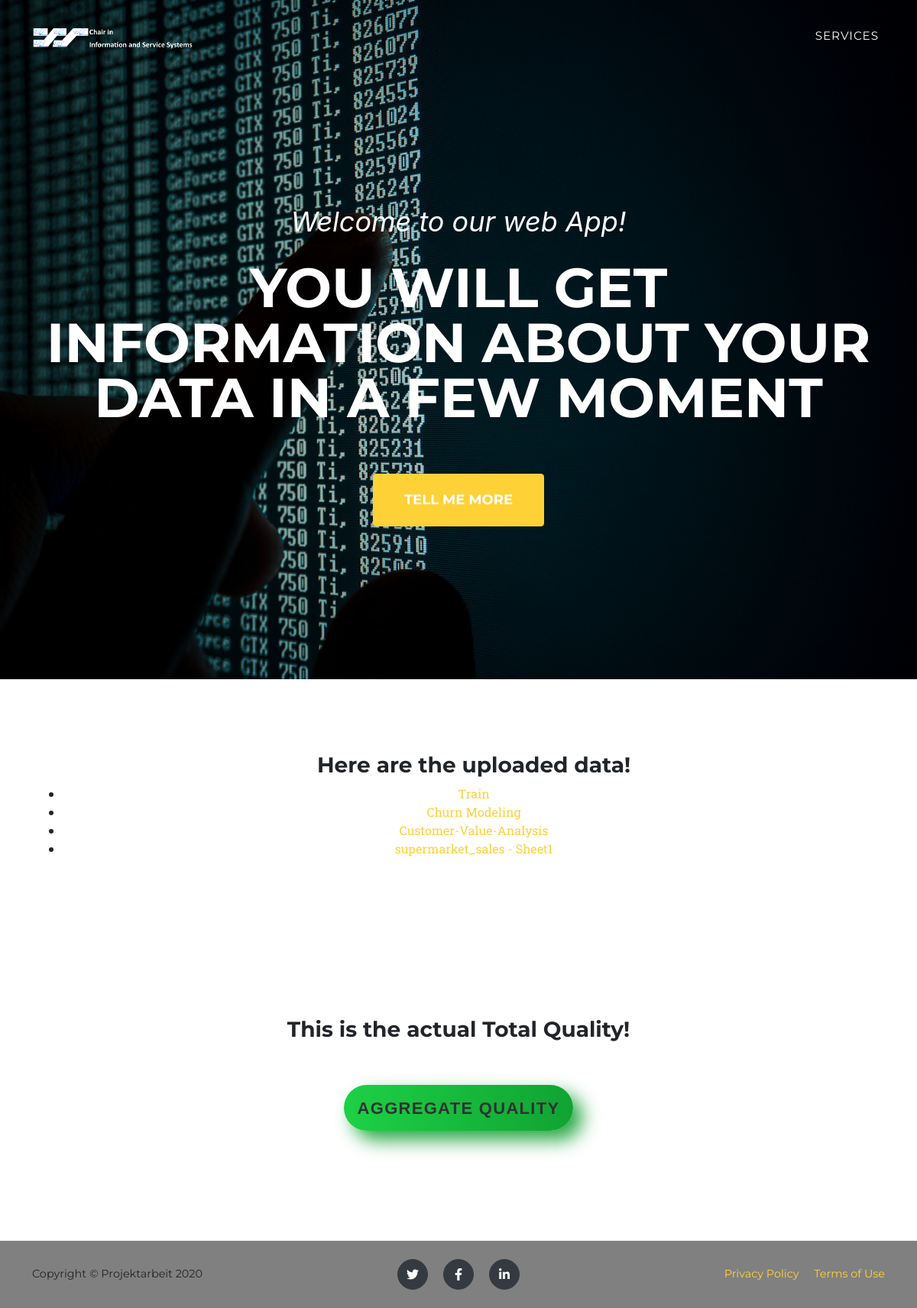
Screenshot of /datein/ with the database file from the repository.
### datein/models.py (models this page shows, shortened)
class Dataset(models.Model):
    name = models.TextField(null=False)
    file_name = models.CharField(max_length=255)
    information = models.TextField(null=False)

### datein/views.py (the view)
# urls.py: path('', views.index, name='index'),
def index(request):
    data = Dataset.objects.all().values()
    result = []
    for data_object in data:
        for key, val in data_object.items():
            try:
                data_object[key] = json.loads(val)
            except Exception:
                continue
        result.append(data_object)
    context = dict(data=result)
    return render(request, 'datein/index.html', context)

### datein/templates/datein/index.html (shortened to what this page needs)
<!DOCTYPE html>
<html lang="en">
    <head>
        {% load static %}
        <link href="{% static 'Boostrap/css/styles.css' %}" rel="stylesheet">
        <link href= "{%static 'css/base.css'%}" rel= "stylesheet">
    </head>
    <body id="page-top">
        <nav class="navbar navbar-expand-lg navbar-dark fixed-top" id="mainNav">
            <div class="container">
                <a class="navbar-brand js-scroll-trigger" href= "  "><img src="{% static 'Boostrap/assets/img/ISS_datasciense2-removebg.png' %}"  alt="" /></a>
               <div class="collapse navbar-collapse" id="navbarResponsive">
                    <ul class="navbar-nav text-uppercase ml-auto">
                        <li class="nav-item"><a class="nav-link js-scroll-trigger" href="#services">Services</a></li>
                    </ul>
                </div>
            </div>
        </nav>
        <header class="masthead">
            <div class="container">
                <div class="masthead-subheading">Welcome to our web App!</div>
                <div class="masthead-heading text-uppercase"> you will get information about your Data in a few moment </div>
                <a class="btn btn-primary btn-xl text-uppercase js-scroll-trigger" href="#services">Tell Me More</a>
            </div>
        </header>
        <section class="page-section" id="services">
            <div class="container">
                <div class="text-center">
                   <div id=" inf_bag1">
                    <ul>
                        <h3>Here are the uploaded data! </h3>
                    {% for d in data %}
                       <li><a href="detail/{{d.id}}">{{d.name}}</a></li>
                    {% endfor %}
                    </ul>
                   </div>
                </div>
            </div>
        </section>
        <section class="page-section" id="Aggregate">
            <div class="container">
                <div class="text-center">
                    <div id="inf_bag2">
                        <h3>This is the actual Total Quality! </h3>
                        <button class="BigButton" onclick="quality(full_data)">Aggregate Quality</button></br>
                    </div>
                </div>
            </div>
        </section>
        <footer class="footer py-4">
            <div class="container">
                <div class="row align-items-center">
                    <div class="col-lg-4 text-lg-left">Copyright © Projektarbeit 2020</div>
                    <div class="col-lg-4 my-3 my-lg-0">
                        <a class="btn btn-dark btn-social mx-2" href="#!"><i class="fab fa-twitter"></i></a>
                        <a class="btn btn-dark btn-social mx-2" href="#!"><i class="fab fa-facebook-f"></i></a>
                        <a class="btn btn-dark btn-social mx-2" href="#!"><i class="fab fa-linkedin-in"></i></a>
                    </div>
                    <div class="col-lg-4 text-lg-right">
                        <a class="mr-3" href="#!">Privacy Policy</a>
                        <a href="#!">Terms of Use</a>
                    </div>
                </div>
            </div>
        </footer>
    </body>
</html>

### datein/static/css/base.css (style rules this page uses)
Button::after { content: ''; width: 30px; height: 30px; border-radius: 100%; border: 6px solid #00FFCB; position: absolute; z-index: -1; top: 50%; left: 50%; transform: translate(-50%, -50%); animation: ring 1.5s infinite; }
.BigButton { min-width: 300px; min-height: 60px; font-family: 'Nunito', sans-serif; font-size: 22px; text-transform: uppercase; letter-spacing: 1.3px; font-weight: 700; color: #313133; background: #31db58; background: linear-gradient(90deg, #1dd146 0%, #10a332 100%); border: none; border-radius: 1000px; box-shadow: 12px 12px 24px #28a745; transition: all 0.3s ease-in-out 0s; cursor: pointer; outline: none; position: relative; padding: 10px; }
.BigButton::before { content: ''; border-radius: 1000px; min-width: calc(300px + 12px); min-height: calc(60px + 12px); border: 6px solid #00FFCB; box-shadow: 0 0 60px rgba(0,255,203,.64); position: absolute; top: 50%; left: 50%; transform: translate(-50%, -50%); opacity: 0; transition: all .3s ease-in-out 0s; }
body, html { background-color: rgb(255, 255, 255); }

### rows the page displays
Dataset: name "Train"
Dataset: name "Churn Modeling"
Dataset: name "Customer-Value-Analysis"
Dataset: name "supermarket_sales - Sheet1"
